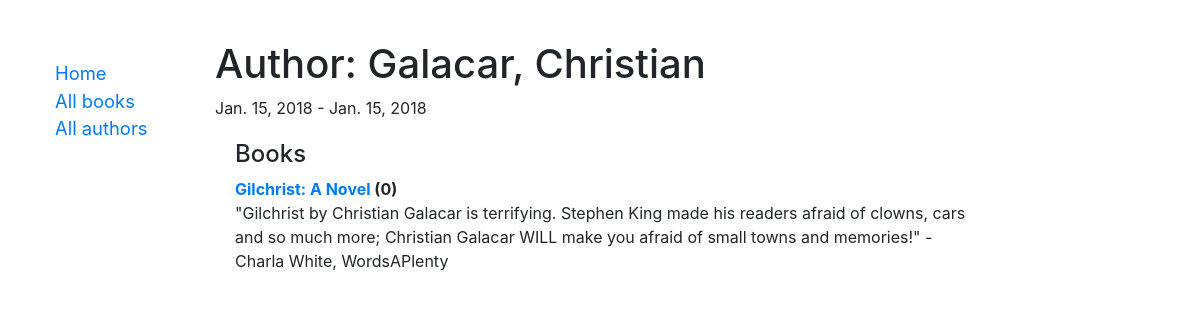
Screenshot of /catalog/author/4 with the database file from the repository.
### catalog/models.py (models this page shows, shortened)
class Author(models.Model):
    first_name = models.CharField(max_length = 100 )
    last_name = models.CharField(max_length = 100 )
    date_of_birth = models.DateField(null = True , blank = True)
    date_of_death = models.DateField('Died' , null = True , blank = True)
    class Meta:
        ordering = ["last_name","first_name"]
    def __str__(self):
        return '{0}, {1}'.format(self.last_name , self.first_name)

class Book(models.Model):
    title = models.CharField(max_length=200)
    author = models.ForeignKey('Author', on_delete = models.SET_NULL, null=True)
    summary = models.TextField(max_length=1000, help_text="Enter a brief description of the book")
    isbn = models.CharField('ISBN',max_length=13, help_text='13 Character <a href="https://www.isbn-international.org/content/what-isbn">ISBN number</a>')
    genre = models.ManyToManyField(Genre, help_text="Select a genre for this book")
    language = models.ForeignKey('Language' , on_delete = models.SET_NULL , null = True ,blank = True )
    def display_genre(self):
        '''
        Create a string for the Genre . This is required to display genre in Admin
        '''
        return ', '.join([ genre.name for genre in self.genre.all()[:3] ])
    display_genre.short_description = 'Genre'
    def __str__(self):
        return self.title

### catalog/views.py (the view)
# urls.py: path('author/<int:pk>', views.AuthorDetailView.as_view(), name='author-detail'),
class AuthorDetailView(generic.DetailView):
    model = Author

### catalog/templates/catalog/author_detail.html
{% extends "base_generic.html" %}
{% block content %}
<h1>Author: {{ author }} </h1>
<p>{{author.date_of_birth}} - {% if author.date_of_death %}{{author.date_of_death}}{% endif %}</p>
<div style="margin-left:20px;margin-top:20px">
<h4>Books</h4>
<dl>
{% for book in author.book_set.all %}
  <dt><a href="{% url 'book-detail' book.pk %}">{{book}}</a> ({{book.bookinstance_set.all.count}})</dt>
  <dd>{{book.summary}}</dd>
{% endfor %}
</dl>
</div>
{% endblock %}

### rows the page displays
Author: last_name+first_name "Galacar, Christian", date_of_birth "Jan. 15, 2018", date_of_death "Jan. 15, 2018"
Book: title "Gilchrist: A Novel", bookinstance_set.all.count "0", summary "\"Gilchrist by Christian Galacar is terrifying. Stephen King made his readers afraid of clowns, cars and so much more; Christian Galacar WILL make you afraid of small towns and memories!\" - Charla White, WordsAPlenty"
